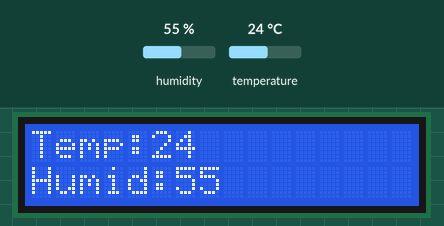
This sketch was run on a simulated Arduino Uno, built with avr-gcc and run on an emulated ATmega328P. Shown: 16×2 character LCD. The inputs (shaded band) are chosen by the test bench; at power-on: humidity 55 %, temperature 24 °C. What the sketch prints to the serial monitor is not drawn.

Above: at 1.2 s.
1.3 s: humidity set to 22 %
At 2.7 s:
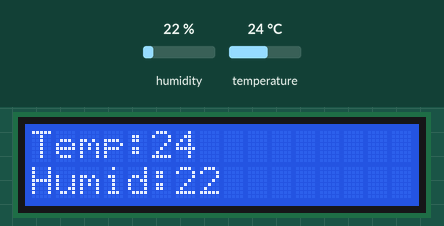
3.6 s: temperature set to 12 °C
At 4.9 s:
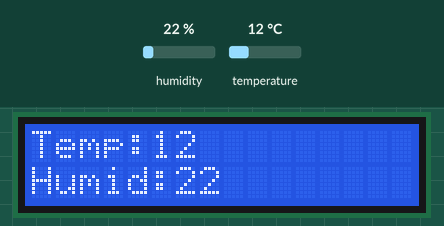
5.6 s: humidity set to 40 %
At 7.1 s:
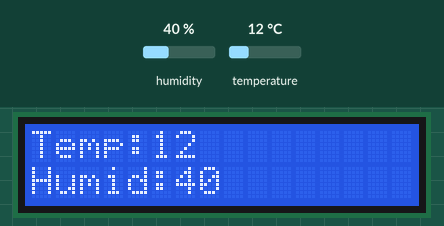
7.7 s: temperature set to 19 °C
At 9.4 s:
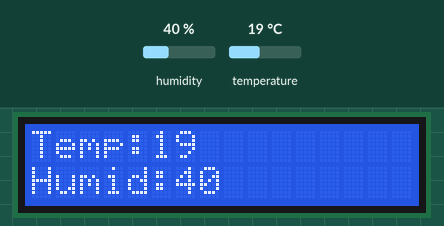
Timing chart, 0 to 10.7 s (numbered marks = the images above; inputs shaded):
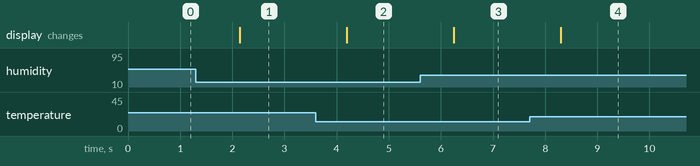

The sketch:

Temp_Humid_LCD.ino
```cpp
#include <LiquidCrystal.h>
#include <SimpleDHT.h>

// initialize the library with the numbers of the interface pins
LiquidCrystal lcd(7, 8, 9, 10, 11, 12);
int pinDHT11 = 2;
SimpleDHT11 dht11;
byte temperature;
byte humidity ;
byte data[40] = {0};

void setup() {
   Serial.begin(9600);
  lcd.begin(16, 2);
 }

void loop() {
  dht11.read(pinDHT11,&temperature,&humidity, data);
  Serial.print((int)temperature); Serial.print(" *C, ");
  Serial.print((int)humidity); Serial.println(" %");

//set lcd's cursor to first line
  lcd.setCursor(0, 0);
  lcd.print("Temp:");lcd.print((int)temperature);

//set lcd's cursor to second line
  lcd.setCursor(0,1);
  lcd.print("Humid:");lcd.print((int)humidity);

//sample rate 1Hz
  delay(1000);
}
```

Measured:
- after the input at 1.3 s, the display: changes after 0.84 s (image 1)
- after the input at 3.6 s, the display: changes after 0.59 s (image 2)
- after the input at 5.6 s, the display: changes after 0.64 s (image 3)
- after the input at 7.7 s, the display: changes after 0.60 s (image 4)
